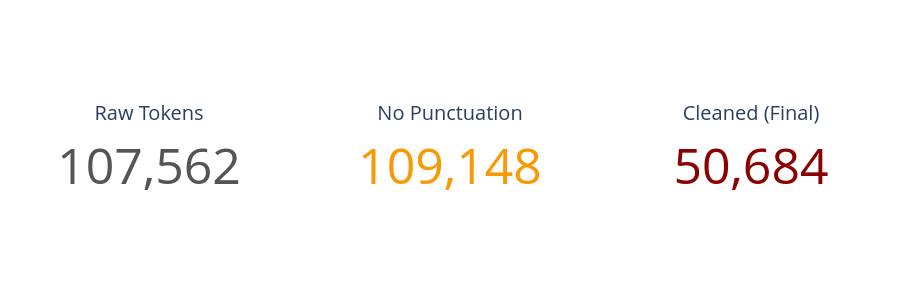

Notebook code cell kept with this figure:
### Markdown cell above
## Section 11. Compare Raw vs Clean Token Counts


This is a Markdown cell.

### Code cell
# Section 11 Python cell
# 1. Pull counts from summary_df
raw = summary_df.filter(pl.col("stage") == "raw tokens")["count"][0]
no_punct = summary_df.filter(pl.col("stage") == "after punctuation removal")["count"][0]
clean = summary_df.filter(pl.col("stage") == "after stop word removal")["count"][0]

fig = go.Figure()

# Card 1: Raw (Left)
fig.add_trace(go.Indicator(
    mode="number", value=raw,
    title={"text": "Raw Tokens", "font": {"size": 20}},
    number={'valueformat': ',', 'font': {'size': 50, 'color': '#555'}},
    domain={'x': [0, 0.3], 'y': [0, 1]}
))

# Card 2: Punctuation Removed (Center)
fig.add_trace(go.Indicator(
    mode="number", value=no_punct,
    title={"text": "No Punctuation", "font": {"size": 20}},
    number={'valueformat': ',', 'font': {'size': 50, 'color': '#FA9906'}},
    domain={'x': [0.35, 0.65], 'y': [0, 1]}
))

# Card 3: Cleaned (Right)
fig.add_trace(go.Indicator(
    mode="number", value=clean,
    title={"text": "Cleaned (Final)", "font": {"size": 20}},
    number={'valueformat': ',', 'font': {'size': 50, 'color': '#8B0000'}},
    domain={'x': [0.7, 1], 'y': [0, 1]}
))

fig.update_layout(height=300, margin=dict(l=20, r=20, t=50, b=20))
fig.show()
fig.write_image("images/kpi_summary.png")

### Figure 1 — Plotly figure (JSON) as saved in the notebook; plotly's stock layout.template omitted (floating-point values rounded to 4 significant figures)
{"data": [{"domain": {"x": [0, 0.3], "y": [0, 1]}, "mode": "number", "number": {"font": {"color": "#555", "size": 50}, "valueformat": ","}, "title": {"font": {"size": 20}, "text": "Raw Tokens"}, "type": "indicator", "value": 107562}, {"domain": {"x": [0.35, 0.65], "y": [0, 1]}, "mode": "number", "number": {"font": {"color": "#FA9906", "size": 50}, "valueformat": ","}, "title": {"font": {"size": 20}, "text": "No Punctuation"}, "type": "indicator", "value": 109148}, {"domain": {"x": [0.7, 1], "y": [0, 1]}, "mode": "number", "number": {"font": {"color": "#8B0000", "size": 50}, "valueformat": ","}, "title": {"font": {"size": 20}, "text": "Cleaned (Final)"}, "type": "indicator", "value": 50684}], "layout": {"height": 300, "margin": {"b": 20, "l": 20, "r": 20, "t": 50}}}
